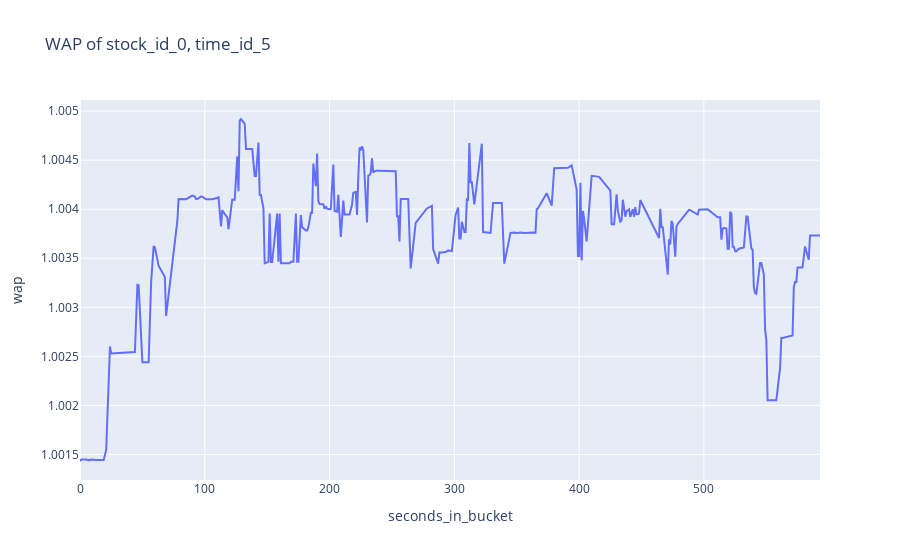

Here is the notebook cell this chart was saved with:
### Code cell
fig = px.line(book_example, x="seconds_in_bucket", y="wap", title='WAP of stock_id_0, time_id_5')
fig.show()

### Figure 1 — Plotly figure (JSON) as saved in the notebook; plotly's stock layout.template omitted (floating-point values rounded to 4 significant figures; data arrays with more than 128 entries replaced by an {"elided": "..."} marker saying what was removed)
{"data": [{"hovertemplate": "seconds_in_bucket=%{x}<br>wap=%{y}<extra></extra>", "legendgroup": "", "line": {"color": "#636efa", "dash": "solid"}, "mode": "lines", "name": "", "orientation": "v", "showlegend": false, "type": "scatter", "x": {"elided": "302 int values"}, "xaxis": "x", "y": {"elided": "302 float values"}, "yaxis": "y"}], "layout": {"legend": {"tracegroupgap": 0}, "title": {"text": "WAP of stock_id_0, time_id_5"}, "xaxis": {"anchor": "y", "domain": [0, 1], "title": {"text": "seconds_in_bucket"}}, "yaxis": {"anchor": "x", "domain": [0, 1], "title": {"text": "wap"}}}}
